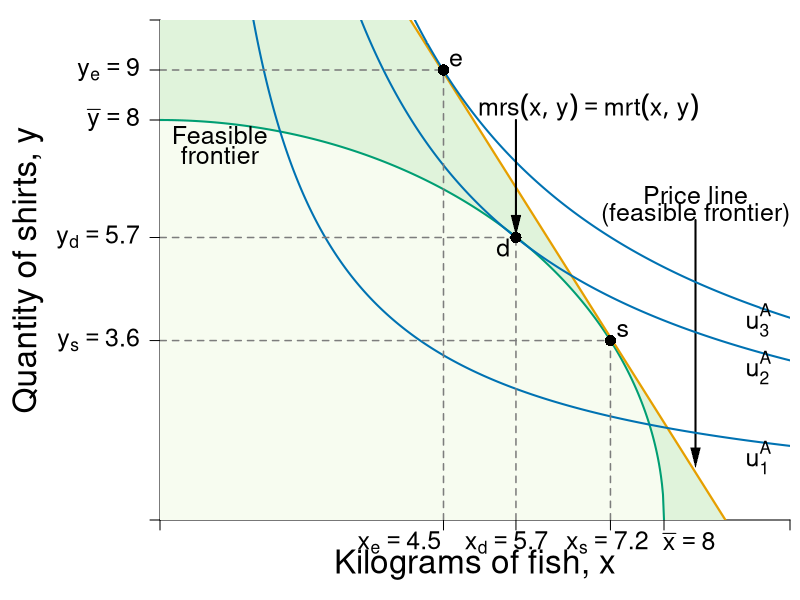

Here is the R script that generated this plot:
#Graph Designer: Simon Halliday
#Authors: Bowles, Foley and Halliday
#Title: Coordination, Conflict and Competition: A Text in Microeconomics

require(shape)
pdf(file = "specprodexch/ppf_dos_indiff.pdf", width = 8, height = 8)

#Set parameters for graphics
pointsize <- 1.8
axislabelsize <- 2
labelsize <- 1.5
namesize <- 1.8
annotatesize <- 1.5
graphlinewidth <- 2
segmentlinewidth <- 1.5

COL <- c("#7fc97f", "#beaed4", "#fdc086", "#ffff99", "#386cb0", "#f0027f", "#bf5b17", "#666666")
COLA <- c("#e0f3db", "#99d8c9","#66c2a4","#41ae76", "#238b45", "#005824")
COLB <- c("#4eb3d3", "#2b8cbe", "#0868ac","#084081")
grays <- gray.colors(25, start = 1, end = 0)
CBCols <- c("#009E73","#0072B2","#E69F00","#CC79A7", "#F0E442")

#Edited the margins to cater for the larger LHS labels
par(mar =  c(4, 8, 1, 0.5))

#Change this to make it log of l 

# ppf <- function(l, k = 0.5) {
#   k * (1/l)
# }

ppf <- function(x, k = 0.1, maxy = 8, alpha = 2) {
  maxy - k*x^alpha 
}

ppf2 <- function(x, yint = 64){
  sqrt(yint - (x)^2)
}

uFn <- function(x, y, alpha = 0.5){
  (x^alpha)*(y^(1-alpha))
}

bcA <- function(x, w = 8, p = 2) {
  w - p*x
}


xlims <- c(0, 10)
ylims <- c(0, 10)

npts <- 501 
x <- seq(xlims[1], xlims[2], length.out = npts)
y <- seq(ylims[1], ylims[2], length.out = npts) 
a <- c(3.85, 5.65, 6.36)

plot(0, 0, xlim = xlims, ylim = ylims, type = "n",
     xlab = expression(paste("")),
     ylab = expression(paste("")), 
     xaxt = "n", 
     yaxt = "n", 
     cex.lab = axislabelsize, 
     bty = "n", 
     xaxs="i", 
     yaxs="i"
)


# ticksy <- seq(from = 0, to = ylims[2], by = 1)
# ylabels <- seq(from = 0, to = ylims[2], by = 1)
# ticksx <- seq(from = 0, to = xlims[2], by = 1)
# xlabels <- seq(from = 0, to = xlims[2], by = 1)
ticksy <- c(ylims[1], ppf2(x = 7.15), 5.65,  8, bcA(x = 4.5, w = 18, p = 2),  ylims[2])
ylabels <- c(NA,  expression(paste(y[s]) == 3.6), expression(paste(y[d]) == 5.7),  expression(paste(bar(y) == 8)),expression(paste(y[e]) == 9), NA)
ticksx <- c(xlims[1], 4.5, 5.65, 7.15, 8, xlims[2])
xlabels <- c(NA, expression(paste(x[e]) == 4.5), expression(paste(x[d] == 5.7)), expression(paste(x[s] == 7.2)), expression(paste(bar(x) == 8)), NA)


axis(1, at = ticksx, pos = 0, labels = FALSE, cex.axis = labelsize)
axis(2, at = ticksy, pos = 0, labels = ylabels, las = 1, cex.axis = labelsize)

text(x = c(xlims[1], 3.8, 5.5, 7.1, 8.4, xlims[2]), par("usr")[3] - 0.1, labels = xlabels, srt = 0, pos = 1, xpd = TRUE, cex = labelsize)

npts <- 500 
xx1 <- seq(xlims[1], xlims[2], length.out = npts)
xx2 <- seq(0, 8, length.out = npts)
xx3 <- seq(xlims[1], 0, length.out = npts)
xx4 <- seq(-11, 0, length.out = npts)


#Draw the polygon for shading the feasible set
xpoly2 <- c(0, 17.95/2, 0, 0)
ypoly2 <- c(0, 0, 17.95, 0)
polygon(x = xpoly2, y = ypoly2, col=COLA[1], density=NULL, border = NA)

#Draw the polygon for shading the feasible set
xpoly1 <- seq(from = xlims[1], to = 8, length.out = 500)
ypoly1 <- ppf2(xpoly1, yint = 64)
polygon(x = c(xpoly1, rev(xpoly1[1])), y = c(ypoly1, rev(ypoly1)[1]), col="#f7fcf0", density=NULL, border = NA)


#Draw the graphs
#lines(xx1, ppf(xx1, k = 0.1, maxy = 8, alpha = 2), col = COLA[5], lwd = graphlinewidth)
lines(xx2, ppf2(xx2, yint = 64), col = CBCols[1], lwd = graphlinewidth)
lines(xx1, bcA(xx1, w = 17.95, p = 2), col = CBCols[3], lwd = graphlinewidth + 0.2)

#Label the feasible frontier
text(0.95, 7.7, expression("Feasible"), cex = labelsize)
text(0.95, 7.3, expression("frontier"), cex = labelsize)
#text(0.95, 6.8, expression("frontier"), cex = labelsize)
#text(2.2, 0.5, expression("(production possibilities frontier)"), cex = labelsize)


#Arrows(3.35, 0.95, 7.7, 0.95, col = "black", lty = 1, lwd = 2, arr.type = "triangle", arr.lwd = 0.5)

#Label the exchange constraint
text(8.5, 6.5, expression("Price line"), cex = labelsize)
text(8.5, 6.1, expression("(feasible frontier)"), cex = labelsize)
Arrows(8.5, 6, 8.5, 1.25, col = "black", lty = 1, lwd = 2, arr.type = "triangle", arr.lwd = 0.5)


contour(x, y, 
        outer(x, y, uFn),
        drawlabels = FALSE,
        col = CBCols[2],
        lwd = graphlinewidth,
        levels = a, 
        xaxs="i", 
        yaxs="i", 
        add = TRUE)

#Axis labels
#mtext(expression(paste("Kilograms of fish kilograms, ", x)), side = 1, line = 2.5, cex = axislabelsize)
text(0.5*xlims[2], -0.9, expression(paste("Kilograms of fish, ", x)), xpd = TRUE, cex = axislabelsize) 
text(-2.1, 5, expression(paste("Quantity of shirts, ", y)), xpd = TRUE, cex = axislabelsize, srt = 90) 

#Annotate max u point on feasibility frontier
text(5.45, 5.45, expression(paste(d)), cex = labelsize)
segments(0, 5.65, 5.65, 5.65, lty = 2, col = grays[20], lwd = segmentlinewidth)
segments(5.65, 0, 5.65, 5.65, lty = 2, col = grays[20], lwd = segmentlinewidth)
points(5.65, 5.65, pch = 16, col = "black", cex = 1.5)

#Point of tangency between exchange budget and ppf
text(7.35, ppf2(x = 7.15) +.2, expression(s), cex = labelsize)
segments(0, ppf2(x = 7.15), 7.15, ppf2(x = 7.15), lty = 2, col = grays[20], lwd = segmentlinewidth)
segments(7.15, 0, 7.15, ppf2(x = 7.15), lty = 2, col = grays[20], lwd = segmentlinewidth)
points(7.15, ppf2(x = 7.15), pch = 16, col = "black", cex = 1.5)

#Point of tangency between exchange budget and indiff curve 3
text(4.7, bcA(x = 4.5, w = 18, p = 2) +.2, expression(e), cex = labelsize)
segments(0, bcA(x = 4.5, w = 18, p = 2), 4.5, bcA(x = 4.5, w = 18, p = 2), lty = 2, col = grays[20], lwd = segmentlinewidth)
segments(4.5, 0, 4.5, bcA(x = 4.5, w = 18, p = 2), lty = 2, col = grays[20], lwd = segmentlinewidth)
points(4.5, bcA(x = 4.5, w = 18, p = 2), pch = 16, col = "black", cex = 1.5)


#Add mrs = mrt at i
text(6.8, 8.25, expression(paste(mrs(x,y) == mrt(x,y))), cex = labelsize)
Arrows(5.65, 8, 5.65, 5.9, col = "black", lty = 1, lwd = 2, arr.type = "triangle", arr.lwd = 0.5)

#Label the indifference curves
text(9.5, 1.25, expression(u[1]^A), cex = labelsize)
text(9.5, 3.05, expression(u[2]^A), cex = labelsize)
text(9.5, 4, expression(u[3]^A), cex = labelsize)

dev.off()
